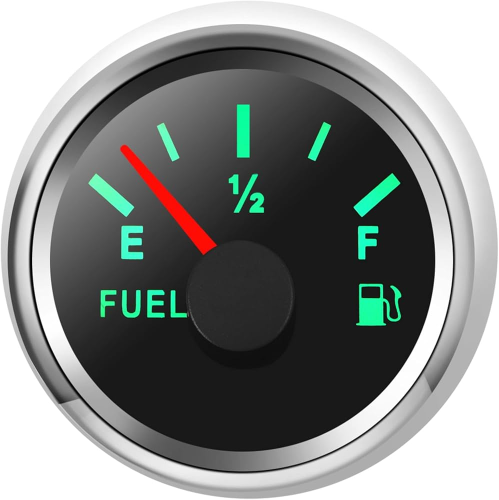
#> input picture images/test.jpg, 998 x 1000 px, given in place of gauge.mp4, which was not available (shown at 1/2 size)
$ python main.py
#> lines starting #> are read from the running program, lines starting #| are printed output that depends on the picture; pictures that were not available may be replaced by others from this repository, and a replacement may not be noted
### src/calibrator.py
"""
Calibration: scans a dedicated sweep video and builds a GaugeConfig.

The key assumption here (documented explicitly, because it was previously
hidden): this function requires a DEDICATED CALIBRATION CLIP where the
needle sweeps from one extreme to the other. It is NOT suitable for
pointing at arbitrary monitoring footage of a gauge that sits at a fixed
reading, because p5/p95 of a flat signal will be a tight noise band, not
the true empty/full range.

Fix log:
- calibrate() in old main.py silently produced a GaugeConfig with wrong
  fallback values (30 / 150 degrees) when not enough data was collected.
  CalibrationError is now raised explicitly so the caller is forced to
  handle it, rather than unknowingly continuing with garbage geometry.
- Geometry quality (pivot_is_fallback, radius_is_fallback) is captured
  in GaugeConfig so the dashboard and logs can surface it to the user.
"""
import cv2
import logging
import numpy as np

from config import GaugeConfig, CalibrationError
from preprocessing import resize_with_letterbox, compute_saturation_mask
from needle_detection import detect_needle, NeedleStatus
from angle_calculation import (
    calculate_tip_angle,
    get_pivot,
    detect_pivot_from_lines,
    detect_dial_radius,
)
from gauge_mapping import calibrate_from_angles, detect_tick_marks

logger = logging.getLogger(__name__)

TARGET_SIZE = (800, 600)   # internal processing resolution
CALIBRATION_FRAME_STEP = 3  # sample every Nth frame for speed


def calibrate_from_sweep_video(cap) -> GaugeConfig:
    """
    Scans `cap` (an opened cv2.VideoCapture) and returns a GaugeConfig.

    Raises
    ------
    CalibrationError
        If the video contains no usable needle readings, the sweep range
        is too small to calibrate from, or geometry detection falls back
        on every frame and the result is untrustworthy.
    """
    total_frames = int(cap.get(cv2.CAP_PROP_FRAME_COUNT))
    logger.info("Starting calibration scan (%d total frames, every %dth sampled)...",
                total_frames, CALIBRATION_FRAME_STEP)

    # --- Step 1: detect dial geometry from the first readable frame -------
    cap.set(cv2.CAP_PROP_POS_FRAMES, 0)
    ret, raw_first = cap.read()
#> raw_first is the input picture: shape (1000, 998, 3); mean B, G, R 135.9, 138, 134.4
    if not ret:
        raise CalibrationError("Could not read even the first frame from the video.")

    first_frame, _, _ = resize_with_letterbox(raw_first, TARGET_SIZE)
    dial_radius, circle_pivot, radius_is_fallback = detect_dial_radius(first_frame)
    frame_shape = first_frame.shape

    # --- Step 2: collect angles across the full video ---------------------
    cap.set(cv2.CAP_PROP_POS_FRAMES, 0)
    all_angles = []
    all_lines  = []
    frame_idx  = 0

    while True:
        ret, raw = cap.read()
        if not ret:
            break
        if frame_idx % CALIBRATION_FRAME_STEP == 0:
            frame, _, _ = resize_with_letterbox(raw, TARGET_SIZE)
            sat_mask = compute_saturation_mask(frame)
            line, status, _ = detect_needle(
                sat_mask, frame,
                dial_radius=dial_radius,
                angle_range=None,
            )
            if status == NeedleStatus.HEALTHY and line is not None:
                all_lines.append(line)
                # Temporary angle using heuristic pivot (real pivot not yet known)
                all_angles.append(calculate_tip_angle(line, frame_shape))
        frame_idx += 1

    cap.set(cv2.CAP_PROP_POS_FRAMES, 0)

    if not all_angles:
        raise CalibrationError(
            "Calibration failed: zero frames with a healthy needle reading. "
            "Check that the video has a visible colored needle and that "
            "preprocessing thresholds suit this gauge."
        )

    # --- Step 3: refine pivot via least-squares line intersection ---------
    fallback_pivot = get_pivot(frame_shape)
    pivot, pivot_is_fallback = detect_pivot_from_lines(
        all_lines, frame_shape, fallback=fallback_pivot
    )

    # --- Step 4: recompute angles with the real pivot ---------------------
    all_angles_real = [
        calculate_tip_angle(l, frame_shape, pivot=pivot) for l in all_lines
    ]

    # --- Step 5: calibrate sweep range (raises CalibrationError on failure)
    p5_angle, p95_angle = calibrate_from_angles(all_angles_real)

    # --- Step 6: auto-detect sweep direction ------------------------------
    n_edge = max(1, len(all_angles_real) // 10)
    start_median = float(np.median(all_angles_real[:n_edge]))
    end_median   = float(np.median(all_angles_real[-n_edge:]))

    dist_start_p5  = abs(start_median - p5_angle)
    dist_start_p95 = abs(start_median - p95_angle)

    if dist_start_p5 < dist_start_p95:
        empty_angle, full_angle = p95_angle, p5_angle
        direction = "descending (start≈p5=FULL, end≈p95=EMPTY)"
    else:
        empty_angle, full_angle = p5_angle, p95_angle
        direction = "ascending (start≈p5=EMPTY, end≈p95=FULL)"

    logger.info("Sweep direction: %s", direction)
    logger.info("EMPTY=%.2f°  FULL=%.2f°  Radius=%dpx", empty_angle, full_angle, dial_radius)
    logger.info("Sampled %d readings from %d frames.", len(all_angles_real), total_frames)

    # --- Step 7: OCR tick marks from first frame --------------------------
    tick_map = []
    logger.info("Scanning first frame for tick-mark labels (OCR)...")
    tick_map = detect_tick_marks(first_frame, pivot, dial_radius, dial_radius)

    cfg = GaugeConfig(
        pivot=pivot,
        dial_radius=dial_radius,
        empty_angle=empty_angle,
        full_angle=full_angle,
        tick_map=tick_map,
        pivot_is_fallback=pivot_is_fallback,
        radius_is_fallback=radius_is_fallback,
        angles_are_fallback=False,
    )

    if cfg.any_fallback:
        logger.warning(
            "Calibration completed with one or more FALLBACK values -- "
            "geometry may be inaccurate:\n%s", cfg.describe()
        )
    else:
        logger.info("Calibration complete:\n%s", cfg.describe())

    return cfg

### src/preprocessing.py
"""
Frame preprocessing.

Fix log:
- `preprocess_image` returned a saturation binary mask but was called
  `edges` at every call site across the codebase (confusingly overlapping
  with the *actual* Canny edge maps computed separately and independently
  in needle_detection.py and gauge_mapping.py). Renamed to
  `compute_saturation_mask` so the name says what it is.
- Added `resize_with_letterbox`: the old code did a hard
  `cv2.resize(frame, (800, 600))` everywhere, which silently squashes any
  non-4:3 source video, turning a circular dial into an ellipse before it
  ever reaches Hough circle detection (which is specifically looking for
  circles). This resizes while preserving aspect ratio and pads with
  black bars instead.
- Added `normalize_lighting` (CLAHE on the V channel) as an optional step
  to reduce -- not eliminate -- sensitivity to moving shadows / uneven
  lighting before saturation thresholding. This is a mitigation, not a
  fix; see README "Known limitations" for what it doesn't solve.
"""
import cv2
import numpy as np

# Tuned for a colored (non-gray/black) needle against a duller dial face.
# See README "Known limitations" -- this is the root assumption behind the
# whole saturation-based detection strategy, not just a tunable number.
SATURATION_THRESHOLD = 80


def resize_with_letterbox(frame, target_size=(800, 600)):
    """
    Resizes `frame` to fit within target_size (width, height) while
    preserving aspect ratio, padding with black bars rather than
    stretching. Returns (letterboxed_frame, scale, (pad_x, pad_y)) so
    callers can map coordinates back to the original frame if needed.
    """
#> called with target_size = (800, 600)
    target_w, target_h = target_size
    h, w = frame.shape[:2]
    scale = min(target_w / w, target_h / h)
    new_w, new_h = max(1, int(round(w * scale))), max(1, int(round(h * scale)))

    resized = cv2.resize(frame, (new_w, new_h), interpolation=cv2.INTER_AREA)
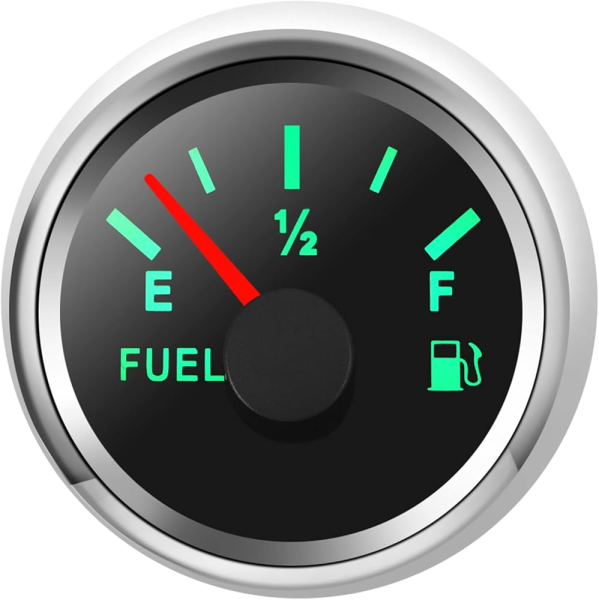
#> resized: shape (600, 599, 3); mean B, G, R 135.9, 138, 134.4
    canvas = np.zeros((target_h, target_w, 3), dtype=frame.dtype)
    pad_x = (target_w - new_w) // 2
    pad_y = (target_h - new_h) // 2
    canvas[pad_y:pad_y + new_h, pad_x:pad_x + new_w] = resized
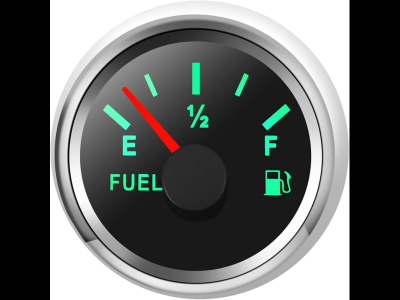
#> canvas: shape (600, 800, 3) (shown at 1/2 size); mean B, G, R 101.8, 103.3, 100.7

    return canvas, scale, (pad_x, pad_y)


# [13 lines left out: function normalize_lighting, not called in this run]


def compute_saturation_mask(frame, threshold=SATURATION_THRESHOLD):
    """
    Binary mask of high-saturation pixels -- the primary needle-detection
    signal. Returns a saturation mask, NOT an edge map (see module
    docstring); needle_detection.py and gauge_mapping.py compute their
    own separate Canny edge maps where they actually need edges.
    """
    hsv = cv2.cvtColor(frame, cv2.COLOR_BGR2HSV)
    saturation_channel = hsv[:, :, 1]
    _, thresh = cv2.threshold(saturation_channel, threshold, 255, cv2.THRESH_BINARY)
    kernel = cv2.getStructuringElement(cv2.MORPH_RECT, (3, 3))
    clean_mask = cv2.morphologyEx(thresh, cv2.MORPH_OPEN, kernel)
    return clean_mask

### src/angle_calculation.py
"""
Geometry: pivot detection, dial radius detection, tip-angle calculation.

Fix log:
- `calculate_tip_angle` used to reflect negative angles into 0-180
  (`if angle < 0: angle = -angle`), which silently aliased e.g. -10 deg
  and +10 deg to the same reading. That's only correct for gauges where
  the needle is guaranteed to live in the upper semicircle with the
  pivot at the bottom -- it actively mis-reads 270-degree and 360-degree
  gauges. The fold is removed; this now returns the raw, unwrapped-at-
  calibration-time angle (0-360, standard math convention). Wraparound
  across the 0/360 boundary is handled once, properly, via np.unwrap in
  gauge_mapping.calibrate_from_angles, instead of being silently baked
  into every single per-frame angle.
- `detect_dial_radius` and `detect_pivot_from_lines` used to fall back to
  guessed defaults with only a print() and no signal the caller could act
  on. They now return an explicit `is_fallback` boolean alongside the
  value, and log a clear warning, so a failed calibration is visible
  instead of silently producing plausible-looking-but-wrong geometry.
"""
import cv2
import math
import logging
import numpy as np

logger = logging.getLogger(__name__)


def get_pivot(frame_shape):
    """
    Bottom-center heuristic. Used only as a last-resort fallback when
    neither circle detection nor needle-line-intersection succeeds.
    Assumes the gauge is horizontally centered with its pivot near the
    bottom of frame -- true for most semicircular dial gauges, NOT
    guaranteed for 360-degree gauges, off-center framing, or gauges shot
    at an angle.
    """
    h, w = frame_shape[:2]
    return w // 2, int(h * 0.75)


def detect_dial_radius(frame, pivot=None):
    """
    Detects the dial radius via Hough circle detection on a grayscale
    image. Returns (radius_px, pivot_xy, is_fallback).

    Known limitation: picks the largest detected circle, with no check
    that it's actually the gauge rim rather than some other circular
    object in frame (bezel, background clutter). See README.
    """
    h, w = frame.shape[:2]
    default_radius = int(min(h, w) * 0.40)
    default_pivot = get_pivot(frame.shape) if pivot is None else pivot

    gray = cv2.cvtColor(frame, cv2.COLOR_BGR2GRAY)
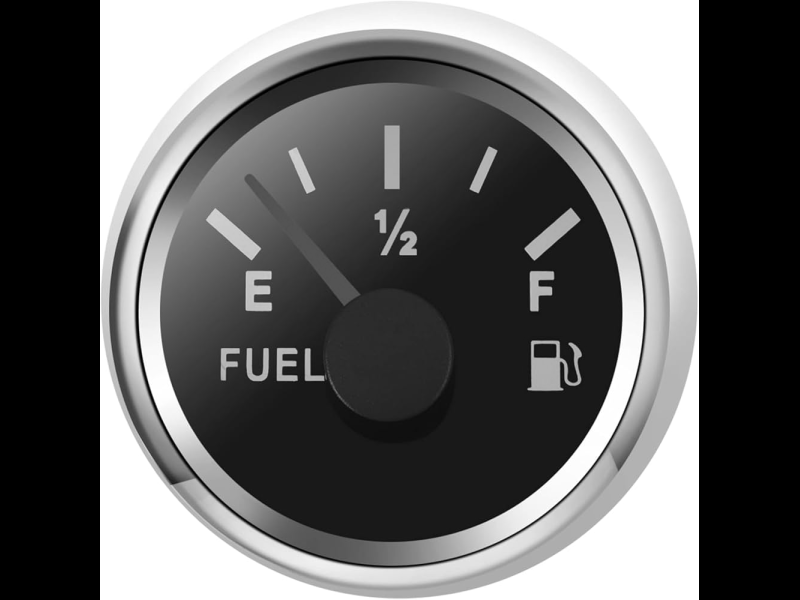
#> gray: shape (600, 800); min 0, max 255, mean 102.3
    blur = cv2.GaussianBlur(gray, (9, 9), 2)

    circles = cv2.HoughCircles(
        blur,
        cv2.HOUGH_GRADIENT,
        dp=1.2,
        minDist=int(min(h, w) * 0.3),
        param1=80,
        param2=40,
        minRadius=int(min(h, w) * 0.15),
        maxRadius=int(min(h, w) * 0.55),
    )
#> circles = [[389.4, 311.4, 229.8], [114.6, 354.6, 161.9], [541.8, 180.6, 113.3], [258.6, 66.6, 160.1]]
#> (the rest of the program and of its run is left out)
